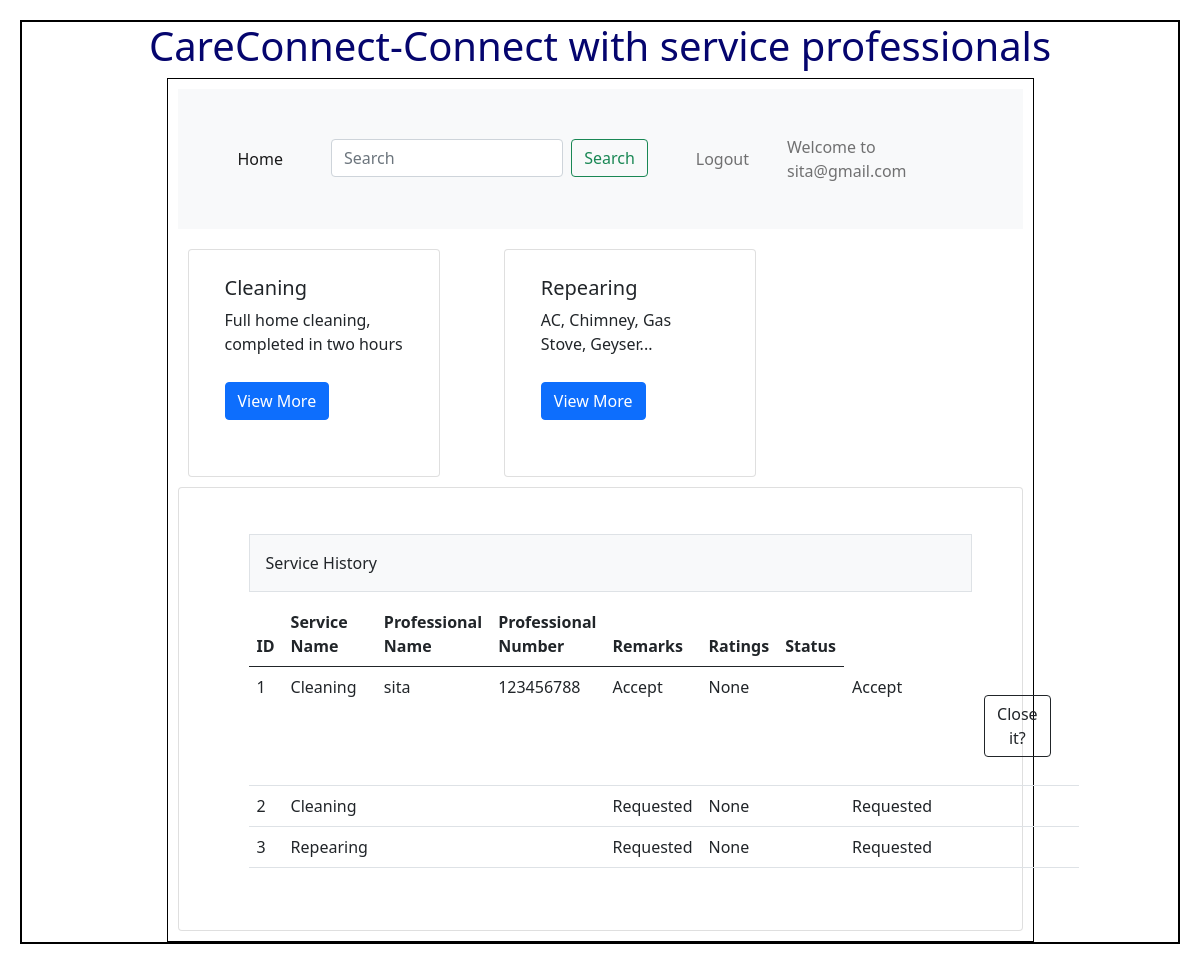
Page /customer (signed in) on the committed database.
### Backend/models.py (models this page shows)
class Professional(db.Model):
    __tablename__="Professional"
    id = db.Column(db.Integer, primary_key=True)
    email=db.Column(db.String,unique=True,nullable=False)
    password=db.Column(db.String,nullable=False)
    fullname=db.Column(db.String,nullable=False)
    contact_number=db.Column(db.Integer,nullable=False)
    address=db.Column(db.String,nullable=False)
    pincode=db.Column(db.Integer,nullable=False)
    experience=db.Column(db.String,nullable=False)
    professional_summary=db.Column(db.String,nullable=False)
    service_name=db.Column(db.String,nullable=False)
    status=db.Column(db.String,default="Active")
    p_req=db.Column(db.String,default="Pending")

class Service(db.Model):
    __tablename__="Service"
    id = db.Column(db.Integer, primary_key=True)
    name=db.Column(db.String,nullable=False)
    description=db.Column(db.String,nullable=False)
    baseprice=db.Column(db.Integer,default=0.0)
    subservice=db.Column(db.String,nullable=False)
    location=db.Column(db.String,nullable=False)
    pincode=db.Column(db.String,nullable=False)

class Servicereq(db.Model):
    __tablename__="Servicereq"
    id = db.Column(db.Integer, primary_key=True)
    Professional_id=db.Column(db.Integer, db.ForeignKey("Professional.id"),nullable=True)
    Service_id=db.Column(db.Integer, db.ForeignKey("Service.id"),nullable=False)
    Customer_id=db.Column(db.Integer, db.ForeignKey("Customer.id"),nullable=False)
    status=db.Column(db.String,nullable=False)
    remarks=db.Column(db.String,nullable=True)
    rating=db.Column(db.Integer,default=0)
    service=db.relationship("Service",cascade="all,delete",backref="Servicereqs",lazy=True)
    customer=db.relationship("Customer",cascade="all,delete",backref="Servicereqs",lazy=True)
    professional=db.relationship("Professional",cascade="all,delete",backref="Servicereqs",lazy=True)

### Backend/controllers.py (the view)
@app.route("/customer")
def customer_dashboard():
    redirect_response = isUserLoggedIn()
    if redirect_response is None:
        return redirect('/login')
    services=get_services()
    servicereqs=get_servicereq()
    Customer_id=session.get('userid')
    servicereqs = Servicereq.query.filter_by(Customer_id=Customer_id).all()
    return render_template("Customerdashboard.html",name=session.get('username'),services=services,servicereqs=servicereqs)

### Backend/controllers.py (called while the page is built)
def isUserLoggedIn():
    if 'userid' in session:
        if session.get('usertype') == 'admin':
            return redirect(url_for('admin_dashboard'))
        elif session.get('usertype') == 'customer':
            return redirect(url_for('customer_dashboard'))
        elif session.get('usertype') == 'professional':
            return redirect(url_for('professional_dashboard'))
    return None

def get_services():
    services=Service.query.all()
    return services

def get_servicereq():
    servicereqs=Servicereq.query.all()
    print(servicereqs)
    return servicereqs

### Templates/Customerdashboard.html (shortened to what this page needs)
<!DOCTYPE html>
<html>
    <head>
        <link rel="stylesheet" href="/static/styles/main.css">
        <link href="https://cdn.jsdelivr.net/npm/bootstrap@5.0.2/dist/css/bootstrap.min.css" rel="stylesheet">
    </head>
    <body>
        <div class = "my_container">
            <div class = "center"> <h1>CareConnect-Connect with service professionals</h1></div>
                <div class="my_panel">
                    <nav class="navbar navbar-expand-lg navbar-light bg-light">
                    <div class="container-fluid">
                        <div class="collapse navbar-collapse" id="navbarText">
                            <ul class="navbar-nav me-auto mb-2 mb-lg-0">
                                <li class="nav-item">
                                    <a class="nav-link active" aria-current="page" href="/customer">Home</a>
                                <li class="nav-item">
                                    <form class="d-flex" method="POST" action="/searchs">
                                    <input class="form-control me-2" type="search" placeholder="Search" aria-label="Search" name="search_txt" id="search_txt">
                                    <button class="btn btn-outline-success" type="submit">Search</button>
                                </li>
                                <li>
                                    <a class="nav-link" href="/logout">Logout</a>
                                </li>
                            </ul>
                            <span class="navbar-text">
                                Welcome to {{name}}
                            </span>
                        </div>
                    </div>
                    </nav>
                        <div class="row row-cols-1 row-cols-md-3 g-4">
                            {% for service in services %}
                            <div class="col">
                                <div class="card h-100">
                                    <div class="card-body">
                                            <h5 class="card-title">{{service.name}}</h5>
                                            <p class="card-text">{{service.description}}</p>
                                            <a href="{{ url_for('Subservice', id=service.id) }}"class="btn btn-primary">View More</a>
                                    </div>
                                </div>
                            </div>
                            {%endfor%}
                        </div>
                    <div class="card">
                    <div class="card-body">
                        <div class="container px-4">
                            <div class="row gx-5">
                                <div class="col">
                                    <div class="p-3 border bg-light table-responsive">Service History</div>
                                        <table class="table">
                                            <thead>
                                                <tr>
                                                <th scope="col">ID</th>
                                                <th scope="col">Service Name</th>
                                                <th scope="col">Professional Name</th>
                                                <th scope="col">Professional Number</th>
                                                <th scope="col">Remarks</th>
                                                <th scope="col">Ratings</th>
                                                <th scope="col">Status</th>
                                                </tr>
                                            </thead>
                                            <tbody>
                                                {%if servicereqs%}
                                                    {%for servicereq in servicereqs%}
                                                <tr>
                                                    <td>{{ servicereq.id }}</td>
                                                    <td>{{ servicereq.service.name }}</td>
                                                    <td>{{servicereq.professional.fullname}}</td>
                                                    <td>{{ servicereq.professional.contact_number}}</td>
                                                    <td>{{ servicereq.status}}</td>
                                                    <td>{{servicereq.remarks}}</td>
                                                    <td>{{servicereq.ratings}}</td>
                                                    <td>{{ servicereq.status}}</td>
                                                    <td>{{ servicereq.action}}</td>
                                                    <td>
                                                        {%if servicereq.status == "Accept" %}
                                                        <div class="d-grid gap-2 d-md-flex justify-content-md-end">
                                                            <a href="/feedback"type="button" class="btn btn-outline-dark btn-small">Close it?</a>
                                                        </div>
                                                        {%endif%}
                                                    </td>
                                                </tr>
                                                    {%endfor%}
                                                {%else%}
                                                    <h3 class = "center"> No services found</h3>
                                                {%endif%}
                                            </tbody>
                                        </table>
                                </div>
                            </div>
                        </div>
                    </div>
                    </div>
                </div>
        </div>
    </body>
</html>

### Static/Styles/main.css (style rules this page uses)
* { margin: 10px; }
.my_container { border: 2px solid black; }
.my_panel { width: 75%; margin: auto; height: auto; border: 1px solid black; }
.center { text-align: center; margin: auto; color: rgb(5,5,110); }

### rows in the picture
Professional: email "sita@gmail.com"
Service: name "Cleaning", description "Full home cleaning, completed in two hours"
Service: name "Repearing", description "AC, Chimney, Gas Stove, Geyser..."
Servicereq: id "1", service.name "Cleaning", professional.fullname "sita", professional.contact_number "123456788", status "Accept", remarks "None", shows "Close it?"
Servicereq: id "2", service.name "Cleaning", status "Requested", remarks "None"
Servicereq: id "3", service.name "Repearing", status "Requested", remarks "None"
